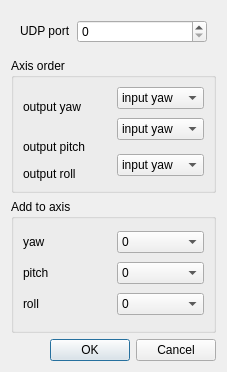
<?xml version="1.0" encoding="UTF-8"?>
<ui version="4.0">
 <class>UI_freepie_udp_dialog</class>
 <widget class="QWidget" name="UI_freepie_udp_dialog">
  <property name="windowModality">
   <enum>Qt::NonModal</enum>
  </property>
  <property name="geometry">
   <rect>
    <x>0</x>
    <y>0</y>
    <width>227</width>
    <height>372</height>
   </rect>
  </property>
  <property name="windowTitle">
   <string>Tracker settings</string>
  </property>
  <property name="windowIcon">
   <iconset>
    <normaloff>../gui/images/opentrack.png</normaloff>../gui/images/opentrack.png</iconset>
  </property>
  <layout class="QVBoxLayout" name="verticalLayout">
   <item>
    <widget class="QFrame" name="frame">
     <property name="sizePolicy">
      <sizepolicy hsizetype="Preferred" vsizetype="Maximum">
       <horstretch>0</horstretch>
       <verstretch>0</verstretch>
      </sizepolicy>
     </property>
     <property name="frameShape">
      <enum>QFrame::NoFrame</enum>
     </property>
     <property name="frameShadow">
      <enum>QFrame::Raised</enum>
     </property>
     <layout class="QHBoxLayout" name="horizontalLayout">
      <item>
       <widget class="QLabel" name="label_5">
        <property name="sizePolicy">
         <sizepolicy hsizetype="Maximum" vsizetype="Maximum">
          <horstretch>0</horstretch>
          <verstretch>0</verstretch>
         </sizepolicy>
        </property>
        <property name="text">
         <string>UDP port</string>
        </property>
       </widget>
      </item>
      <item>
       <widget class="QSpinBox" name="port">
        <property name="minimum">
         <number>0</number>
        </property>
        <property name="maximum">
         <number>65535</number>
        </property>
       </widget>
      </item>
     </layout>
    </widget>
   </item>
   <item>
    <widget class="QGroupBox" name="groupBox">
     <property name="title">
      <string>Axis order</string>
     </property>
     <layout class="QGridLayout" name="gridLayout">
      <item row="0" column="0" rowspan="2">
       <widget class="QLabel" name="label">
        <property name="text">
         <string>output yaw</string>
        </property>
       </widget>
      </item>
      <item row="0" column="1">
       <widget class="QComboBox" name="input_x">
        <item>
         <property name="text">
          <string>input yaw</string>
         </property>
        </item>
        <item>
         <property name="text">
          <string>input pitch</string>
         </property>
        </item>
        <item>
         <property name="text">
          <string>input roll</string>
         </property>
        </item>
       </widget>
      </item>
      <item row="1" column="1" rowspan="2">
       <widget class="QComboBox" name="input_y">
        <item>
         <property name="text">
          <string>input yaw</string>
         </property>
        </item>
        <item>
         <property name="text">
          <string>input pitch</string>
         </property>
        </item>
        <item>
         <property name="text">
          <string>input roll</string>
         </property>
        </item>
       </widget>
      </item>
      <item row="2" column="0" rowspan="2">
       <widget class="QLabel" name="label_2">
        <property name="text">
         <string>output pitch</string>
        </property>
       </widget>
      </item>
      <item row="3" column="1" rowspan="2">
       <widget class="QComboBox" name="input_z">
        <item>
         <property name="text">
          <string>input yaw</string>
         </property>
        </item>
        <item>
         <property name="text">
          <string>input pitch</string>
         </property>
        </item>
        <item>
         <property name="text">
          <string>input roll</string>
         </property>
        </item>
       </widget>
      </item>
      <item row="4" column="0">
       <widget class="QLabel" name="label_3">
        <property name="text">
         <string>output roll</string>
        </property>
       </widget>
      </item>
     </layout>
    </widget>
   </item>
   <item>
    <widget class="QGroupBox" name="groupBox_2">
     <property name="title">
      <string>Add to axis</string>
     </property>
     <layout class="QGridLayout" name="gridLayout_2">
      <item row="0" column="0">
       <widget class="QLabel" name="label_4">
        <property name="text">
         <string>yaw</string>
        </property>
       </widget>
      </item>
      <item row="0" column="1">
       <widget class="QComboBox" name="add_yaw">
        <item>
         <property name="text">
          <string>0</string>
         </property>
        </item>
        <item>
         <property name="text">
          <string>+90</string>
         </property>
        </item>
        <item>
         <property name="text">
          <string>-90</string>
         </property>
        </item>
        <item>
         <property name="text">
          <string>+180</string>
         </property>
        </item>
        <item>
         <property name="text">
          <string>-180</string>
         </property>
        </item>
       </widget>
      </item>
      <item row="1" column="0">
       <widget class="QLabel" name="label_6">
        <property name="text">
         <string>pitch</string>
        </property>
       </widget>
      </item>
      <item row="2" column="0">
       <widget class="QLabel" name="label_9">
        <property name="text">
         <string>roll</string>
        </property>
       </widget>
      </item>
      <item row="1" column="1">
       <widget class="QComboBox" name="add_pitch">
        <item>
         <property name="text">
          <string>0</string>
         </property>
        </item>
        <item>
         <property name="text">
          <string>+90</string>
         </property>
        </item>
        <item>
         <property name="text">
          <string>-90</string>
         </property>
        </item>
        <item>
         <property name="text">
          <string>+180</string>
         </property>
        </item>
        <item>
         <property name="text">
          <string>-180</string>
         </property>
        </item>
       </widget>
      </item>
      <item row="2" column="1">
       <widget class="QComboBox" name="add_roll">
        <item>
         <property name="text">
          <string>0</string>
         </property>
        </item>
        <item>
         <property name="text">
          <string>+90</string>
         </property>
        </item>
        <item>
         <property name="text">
          <string>-90</string>
         </property>
        </item>
        <item>
         <property name="text">
          <string>+180</string>
         </property>
        </item>
        <item>
         <property name="text">
          <string>-180</string>
         </property>
        </item>
       </widget>
      </item>
     </layout>
    </widget>
   </item>
   <item>
    <widget class="QDialogButtonBox" name="buttonBox">
     <property name="standardButtons">
      <set>QDialogButtonBox::Cancel|QDialogButtonBox::Ok</set>
     </property>
    </widget>
   </item>
  </layout>
 </widget>
 <resources/>
 <connections/>
 <slots>
  <slot>startEngineClicked()</slot>
  <slot>stopEngineClicked()</slot>
  <slot>cameraSettingsClicked()</slot>
 </slots>
</ui>
